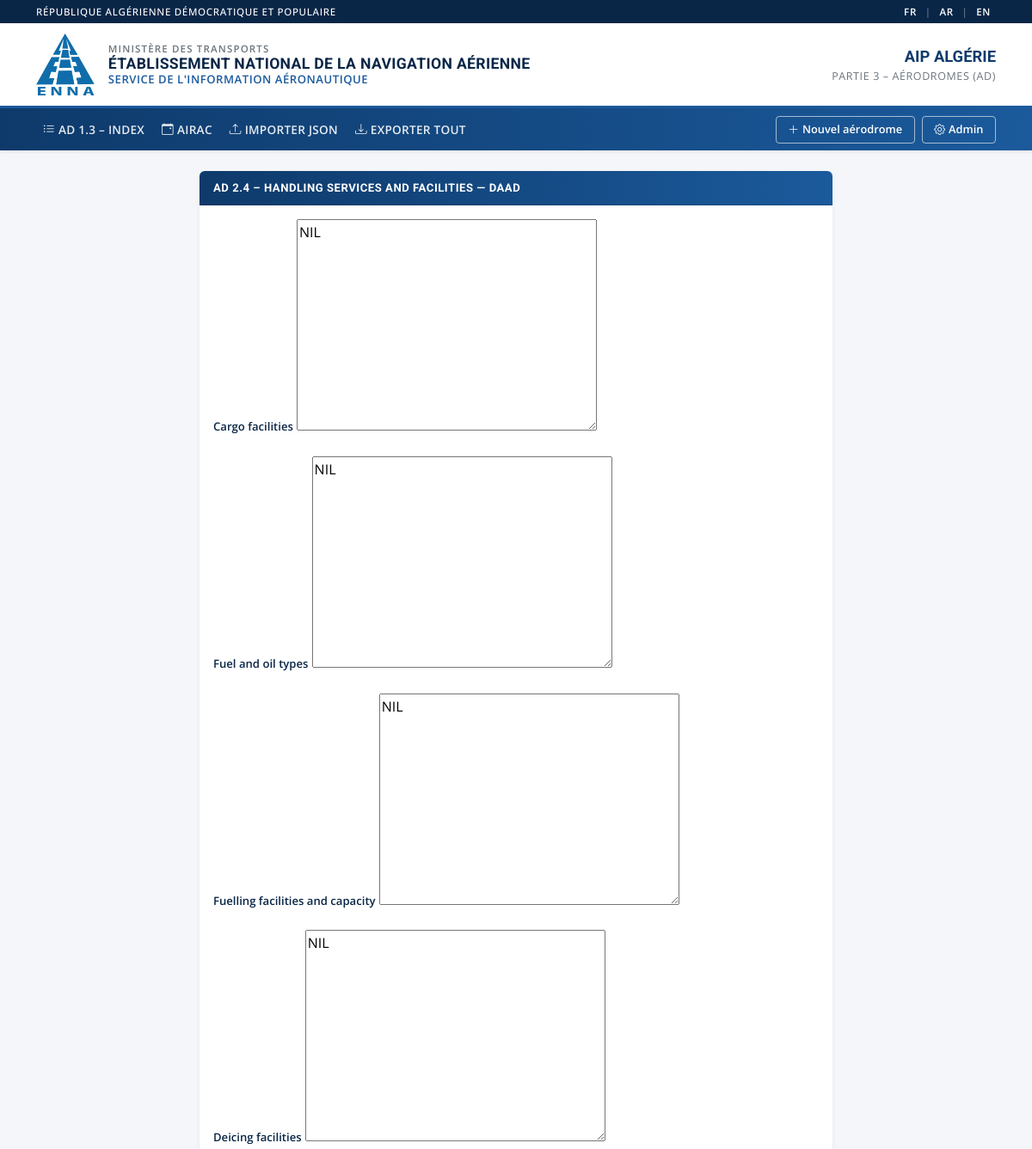
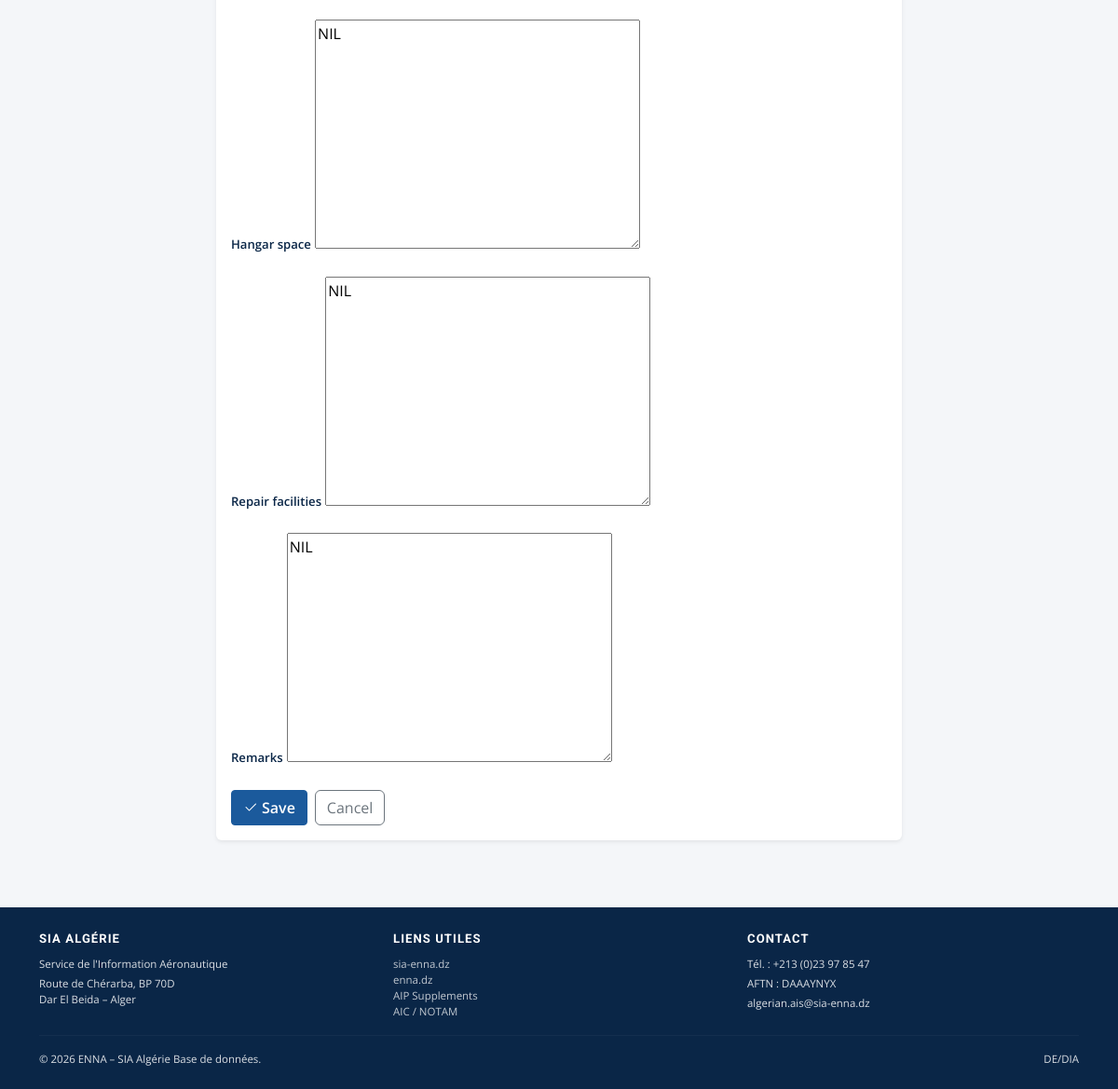
Page /aerodromes/DAAD/section/handling/ on the committed database (2 pictures, top to bottom).
### common/models.py (models this page shows, shortened)
class TimeStampedModel(models.Model):
    created_at = models.DateTimeField(auto_now_add=True)
    updated_at = models.DateTimeField(auto_now=True)
    class Meta:
        abstract = True

class LatLonMixin(models.Model):
    latitude = models.DecimalField(
        "Latitude (DD)", max_digits=9, decimal_places=6, null=True, blank=True,
        validators=[MinValueValidator(-90), MaxValueValidator(90)])
    longitude = models.DecimalField(
        "Longitude (DD)", max_digits=9, decimal_places=6, null=True, blank=True,
        validators=[MinValueValidator(-180), MaxValueValidator(180)])
    class Meta:
        abstract = True

class Aerodrome(TimeStampedModel, LatLonMixin):
    class TrafficType(models.TextChoices):
        IFR = "IFR", "IFR"
        VFR = "VFR", "VFR"
        IFR_VFR = "IFR/VFR", "IFR/VFR"
    class AerodromeType(models.TextChoices):
        CIVIL = "CIVIL", "Civil"
        MIL = "MIL", "Military"
        CIVIL_MIL = "CIVIL/MIL", "Civil/Military"
    icao_code = models.CharField("ICAO indicator", max_length=4, unique=True, db_index=True)
    name = models.CharField(max_length=160)
    city = models.CharField(max_length=80, blank=True)
    arp_site = models.CharField("ARP site at AD", max_length=200, blank=True,
                                help_text="e.g. 'Intersection of the RWYs.'")
    distance_from_city = models.CharField(max_length=160, blank=True,
                                          help_text="e.g. '4.6 NM East from In Amenas'")
    elevation_m = models.DecimalField("Elevation (M)", max_digits=7, decimal_places=2,
                                      null=True, blank=True)
    reference_temperature_c = models.DecimalField("Reference temperature (°C)",
                                                  max_digits=4, decimal_places=1,
                                                  null=True, blank=True)
    geoid_undulation = models.CharField(max_length=40, blank=True, default="NIL")
    magnetic_variation_deg = models.DecimalField(max_digits=4, decimal_places=2,
                                                 null=True, blank=True)
    magnetic_variation_year = models.PositiveSmallIntegerField(null=True, blank=True)
    annual_change_deg = models.DecimalField(max_digits=4, decimal_places=2,
                                            null=True, blank=True)
    address = models.TextField(blank=True, help_text="Adresse postale complète")
    telefax = models.CharField(max_length=60, blank=True, help_text="Numéro de fax")
    telex = models.CharField(max_length=60, blank=True, help_text="Numéro de telex")
    traffic_type = models.CharField(max_length=8, choices=TrafficType.choices,
                                    default=TrafficType.IFR_VFR)
    aerodrome_type = models.CharField(max_length=12, choices=AerodromeType.choices,
                                      default=AerodromeType.CIVIL_MIL)
    remarks = models.TextField(blank=True)
    is_operational = models.BooleanField(default=True)
    airac_cycle = models.ForeignKey(AiracCycle, null=True, blank=True,
                                    on_delete=models.SET_NULL, related_name="aerodromes")
    last_airac_cycle = models.ForeignKey(
        AiracCycle, null=True, blank=True, on_delete=models.SET_NULL,
        related_name="published_for",
        help_text="Cycle AIRAC de la version courante (N).")
    previous_airac_cycle = models.ForeignKey(
        AiracCycle, null=True, blank=True, on_delete=models.SET_NULL,
        related_name="superseded_for",
        help_text="Cycle AIRAC de la version précédente publiée (N-1).")
    previous_snapshot = models.JSONField(
        null=True, blank=True,
        help_text="Instantané JSON de la version N-1 (utilisé pour le diff).")
    class Meta:
        ordering = ("icao_code",)
        verbose_name = "Aerodrome"
        indexes = [models.Index(fields=["icao_code"]),
                   models.Index(fields=["name"])]

### ad/models.py (models this page shows, shortened)
class HandlingService(TimeStampedModel):
    aerodrome = models.OneToOneField(
        Aerodrome, on_delete=models.CASCADE, related_name="handling")
    cargo_facilities = models.TextField(blank=True)
    fuel_types = models.TextField("Fuel and oil types", blank=True)
    fueling_facilities = models.TextField(
        "Fuelling facilities and capacity", blank=True)
    deicing_facilities = models.TextField(blank=True)
    hangar_space = models.TextField(blank=True)
    repair_facilities = models.TextField(blank=True)
    remarks = models.TextField(blank=True)
    class Meta:
        verbose_name = "AD 2.4 – Handling services"

### ad/views.py (the view, shortened to what this page needs)
class SectionUpdateView(UpdateView):
    template_name = "ad/section_form.html"
    def dispatch(self, request, *args, **kwargs):
        self.aerodrome = get_object_or_404(Aerodrome, icao_code=kwargs["icao"])
        attr, self.label = SINGLETON_SECTIONS[kwargs["section"]]
        self.model = self.aerodrome.__class__._meta.get_field(attr).related_model
        self.attr = attr
        self.form_class = _get_form_class(self.model)
        return super().dispatch(request, *args, **kwargs)
    def get_object(self, queryset=None):
        obj, _ = self.model.objects.get_or_create(aerodrome=self.aerodrome)
        return obj
    def get_context_data(self, **kwargs):
        ctx = super().get_context_data(**kwargs)
        ctx.update(aerodrome=self.aerodrome, section_label=self.label)
        return ctx

### ad/views.py (called while the page is built)
def _get_form_class(model):
    if model in FORM_CLASSES:
        return FORM_CLASSES[model]
    return forms.modelform_factory(model, exclude=("aerodrome",))

### ad/templates/ad/section_form.html (shortened to what this page needs)
{% extends "ad/base.html" %}
{% block content %}
<div class="row justify-content-center">
  <div class="col-lg-8">
    <div class="card shadow-sm border-0">
      <div class="card-header aip-card-header">
        {{ section_label }} — {{ aerodrome.icao_code }}
      </div>
      <div class="card-body">
        <form method="post" enctype="multipart/form-data">
          {% for field in form %}
            <div class="mb-3">
              <label class="form-label small fw-semibold">{{ field.label }}</label>
              {{ field }}
            </div>
          {% endfor %}
          <div class="d-flex gap-2">
            <button class="btn btn-primary"><i class="bi bi-check2 me-1"></i>Save</button>
            <a class="btn btn-outline-secondary"
               href="{% url 'ad:aerodrome_detail' aerodrome.icao_code %}">Cancel</a>
          </div>
        </form>
      </div>
    </div>
  </div>
</div>
{% endblock %}

### static/css/enna-theme.css (style rules this page uses)
:root { --enna-blue-900: #0A2647; --enna-blue-800: #0E3A6B; --enna-blue-700: #154C87; --enna-blue-600: #1B5A9C; --enna-blue-500: #2470BC; --enna-blue-100: #E8F0F9; --enna-blue-50: #F5F8FC; --enna-gold: #C9A227; --enna-red: #B22234; --enna-green: #1F7A3D; --enna-gray-50: #F4F6F9; --enna-gray-100: #E2E6ED; --enna-gray-500: #6C757D; --font-main: "Open Sans", "Segoe UI", system-ui, sans-serif; --font-head: "Roboto", "Segoe UI", system-ui, sans-serif; }
body { background: var(--enna-gray-50); font-family: var(--font-main); color: #1c2533; min-height: 100vh; display: flex; flex-direction: column; }
a { color: var(--enna-blue-600); }
.btn-primary { background: var(--enna-blue-600); border-color: var(--enna-blue-600); font-weight: 600; border-radius: 4px; }
.card { border-radius: 6px; border: 1px solid var(--enna-gray-100); overflow: hidden; }
.card-header.aip-card-header { background: linear-gradient(90deg, var(--enna-blue-800), var(--enna-blue-600)); color: #fff; font-family: var(--font-head); font-weight: 700; font-size: 0.82rem; letter-spacing: 0.04em; text-transform: uppercase; border-radius: 0 !important; padding: 0.6rem 1rem; }
.form-label { font-weight: 600; font-size: 0.82rem; color: var(--enna-blue-900); }

### rows in the picture
Aerodrome: icao_code "DAAD"
HandlingService: form "NIL" "NIL" "NIL" "NIL" "NIL" "NIL" "NIL"

### other values in the picture
{{ section_label }} "AD 2.4 – HANDLING SERVICES AND FACILITIES"
{{ field.label }} "Cargo facilities" "Fuel and oil types" "Fuelling facilities and capacity" "Deicing facilities" "Hangar space" "Repair facilities" "Remarks"
